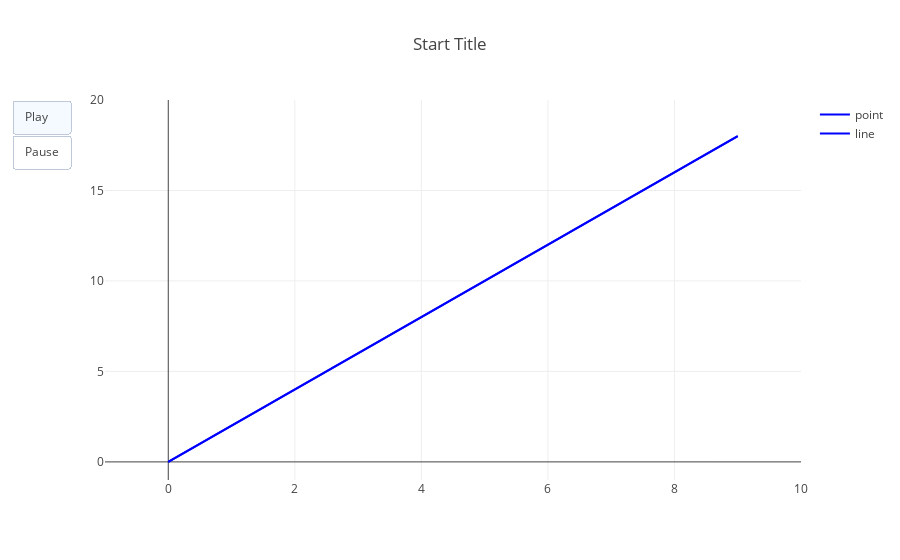

The code cell stored with this chart in its notebook:
### Markdown cell above
# Play / Pause

### Code cell
xs=np.arange(0, 10, 1)
ys=np.arange(0, 20, 2)
data = [
    dict(name='point', x=xs, y=ys, mode='lines', line=dict(width=2, color='blue')),
    dict(name='line', x=xs, y=ys, mode='lines', line=dict(width=2, color='blue'))
]
layout = dict(
    xaxis=dict(range=[-1, 10], autorange=False),
    yaxis=dict(range=[-1, 20], autorange=False),
    title='Start Title', 
    hovermode='closest',
    updatemenus= [
        {
            'type': 'buttons',
            'buttons': [
                {
                    'label': 'Play',
                    'method': 'animate',
                    'args': [
                        None, 
                        {
                            'frame': {'duration': 500, 'redraw': False},
                            'fromcurrent': True, 
                            'transition': {'duration': 300, 'easing': 'quadratic-in-out'}
                        }
                    ]
                },
                {
                    'label': 'Pause',
                    'method': 'animate',
                    'args': [
                        [None], 
                        {
                            'frame': {'duration': 0, 'redraw': False}, 
                            'mode': 'immediate',
                            'transition': {'duration': 0}
                        }
                    ]
                }
            ]
        }
    ]
)
frames=[
    dict(
        data=[
            dict(x=[xs[i]], y=[ys[i]], mode='markers', marker=dict(color='red', size=10))
        ]
    ) for i in range(10)
]   
figure=dict(data=data, layout=layout, frames=frames)
iplot(figure)

### Figure 1 — Plotly figure (JSON) as saved in the notebook; plotly's stock layout.template omitted (floating-point values rounded to 4 significant figures)
{"data": [{"line": {"color": "blue", "width": 2}, "mode": "lines", "name": "point", "type": "scatter", "uid": "da94b043-134f-462d-be06-e2a01e4b3b69", "x": [0, 1, 2, 3, 4, 5, 6, 7, 8, 9], "y": [0, 2, 4, 6, 8, 10, 12, 14, 16, 18]}, {"line": {"color": "blue", "width": 2}, "mode": "lines", "name": "line", "type": "scatter", "uid": "2bf8f763-0794-4679-ade3-48d00f319980", "x": [0, 1, 2, 3, 4, 5, 6, 7, 8, 9], "y": [0, 2, 4, 6, 8, 10, 12, 14, 16, 18]}], "layout": {"hovermode": "closest", "title": "Start Title", "updatemenus": [{"buttons": [{"args": [null, {"frame": {"duration": 500, "redraw": false}, "fromcurrent": true, "transition": {"duration": 300, "easing": "quadratic-in-out"}}], "label": "Play", "method": "animate"}, {"args": [[null], {"frame": {"duration": 0, "redraw": false}, "mode": "immediate", "transition": {"duration": 0}}], "label": "Pause", "method": "animate"}], "type": "buttons"}], "xaxis": {"autorange": false, "range": [-1, 10]}, "yaxis": {"autorange": false, "range": [-1, 20]}}}
